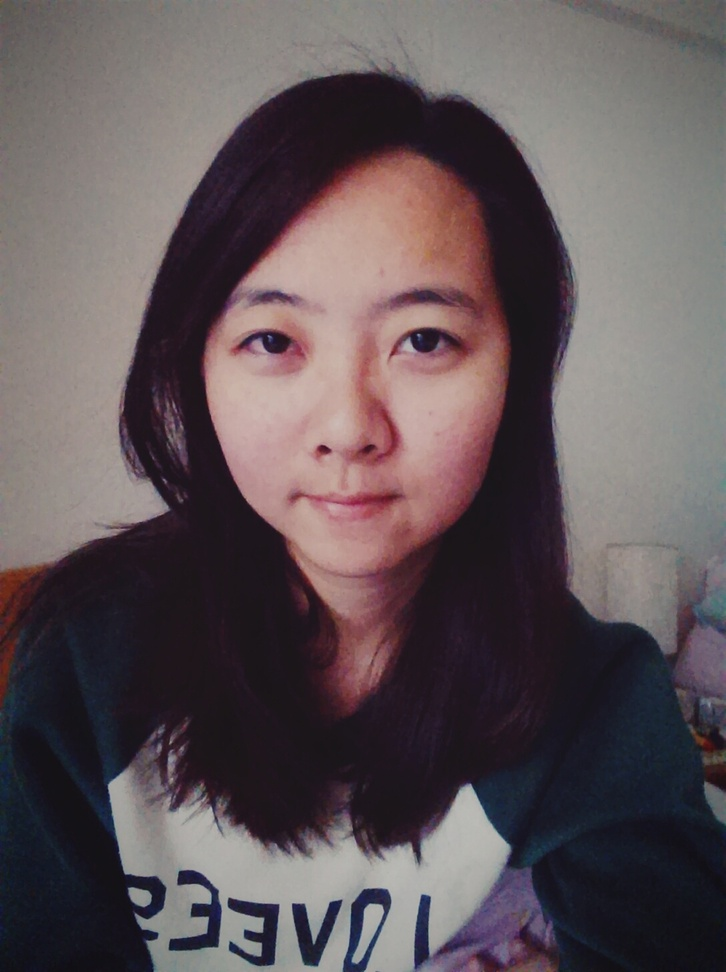
#> input picture ipynbs/559965600226_origin.jpg, 726 x 972 px, shrunk from 1088 x 1456 before the run, found by its file name
$ jupyter execute --allow-errors try_openCV.ipynb   (shell and % lines are left out)   (Python 2 division)
#> lines starting #> are read from the running program, lines starting #| are printed output that depends on the picture
- http://opencv-python-tutroals.readthedocs.org/en/latest/py_tutorials/py_objdetect/py_face_detection/py_face_detection.html

[cell 1]
import cv2
from PIL import Image

[cell 2]
%pylab inline

[cell 3]
img = cv2.imread("/Users/DboyLiao/Documents/Python_Learning/CV_w_Python/ipynbs/559965600226_origin.jpg")
#> img is the input picture: shape (972, 726, 3); mean B, G, R 87.9, 84.7, 95.9
gray_img = cv2.cvtColor(img, cv2.COLOR_RGB2GRAY)
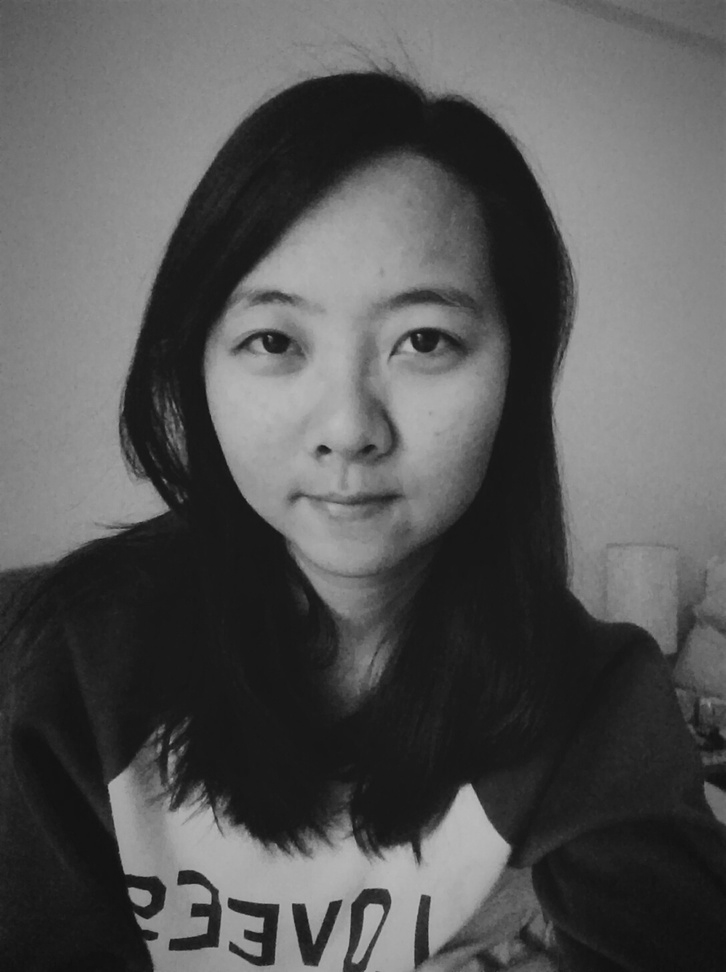
#> gray_img: shape (972, 726); min 15, max 188, mean 87

[cell 4]
face_detector = cv2.CascadeClassifier("haarcascade_frontalface_default.xml")

[cell 5]
eye_detector = cv2.CascadeClassifier('haarcascade_eye.xml')

[cell 6]
gray()
imshow(gray_img)

[cell 7]
faces = face_detector.detectMultiScale(gray_img)
#> faces = [[168, 204, 362, 362]]

[cell 8]
faces
#> Out = [[168, 204, 362, 362]]

[cell 9]
print face_detector.detectMultiScale.__doc__

[cell 10]
faces
#> Out = [[168, 204, 362, 362]]

[cell 11]
eyes = eye_detector.detectMultiScale(gray_img)
#> eyes = [[140, 789, 23, 23], [348, 437, 33, 33], [283, 482, 32, 32], [155, 781, 42, 42], [379, 303, 83, 83], [228, 306, 78, 78], [347, 422, 56, 56]]

[cell 12]
eyes
#> Out has the same summary as eyes


$ run again, with ipynbs/IMG_7167.JPG copied over ipynbs/559965600226_origin.jpg
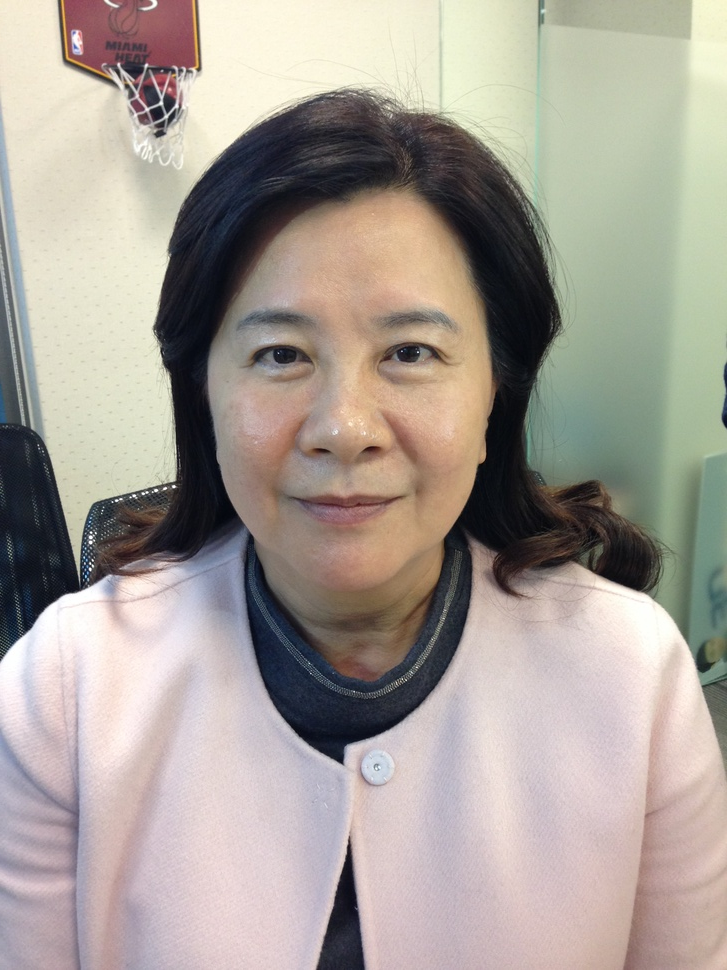
#> input picture ipynbs/IMG_7167.JPG, 727 x 970 px, shrunk from 2448 x 3264 before the run, found by its file name
#> img is the input picture: shape (970, 727, 3); mean B, G, R 151.5, 159.5, 167.7
#> `gray_img = cv2.cvtColor(img, cv2.COLOR_RGB2GRAY)`:
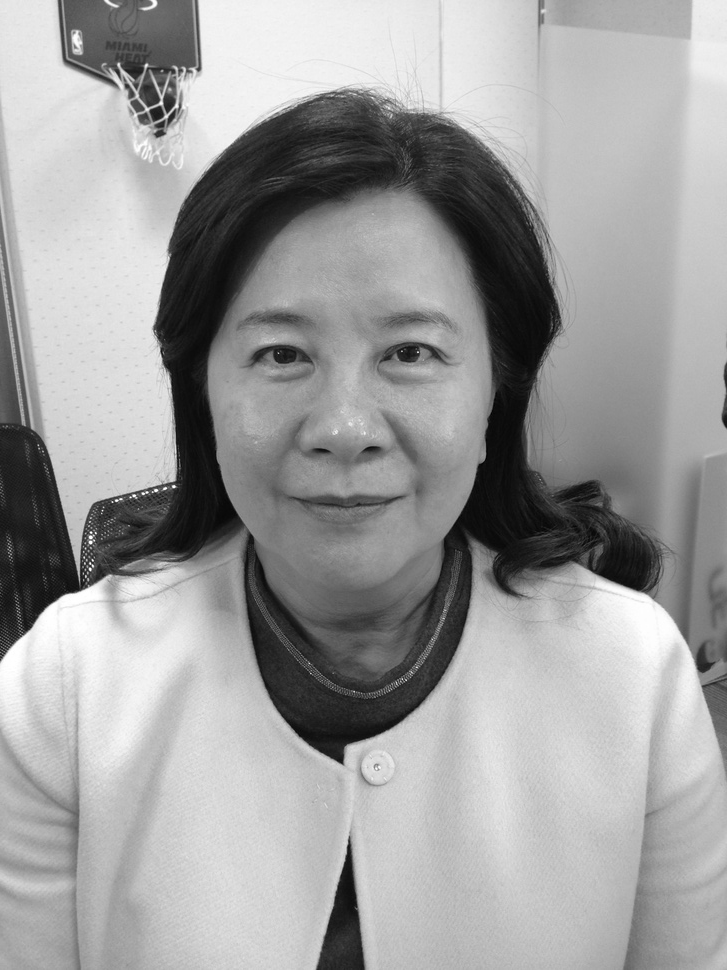
#> gray_img: shape (970, 727); min 1, max 255, mean 158.1
#> faces = [[102, 597, 91, 91], [168, 213, 361, 361]]
#> eyes = [[365, 312, 84, 84], [238, 317, 81, 81]]
